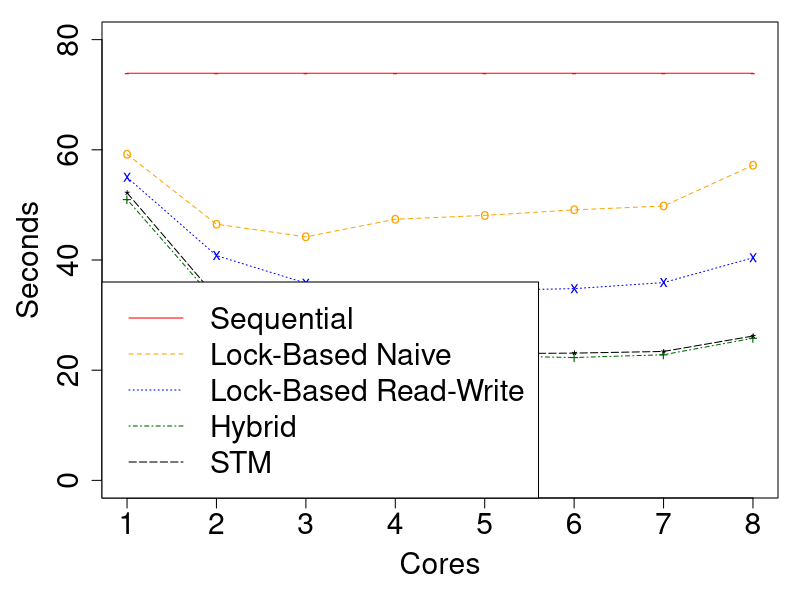

The R source for this figure:
png("sir_varyingcores_constgrid.png", width = 700, height = 700)
par(mar=c(5,5,1,1)+.1)

cores   <- c(1,2,3,4,5,6,7,8)
seq     <- c(73.9, 73.9, 73.9, 73.9, 73.9, 73.9, 73.9, 73.9)
lbNaive <- c(59.2, 46.5, 44.2, 47.4, 48.1, 49.1, 49.8, 57.2)
lbRw    <- c(55.0, 40.8, 35.8, 34.0, 34.5, 34.8, 35.9, 40.4)
hyb     <- c(51.0, 32.4, 25.5, 22.7, 22.6, 22.3, 22.8, 25.8)
stm     <- c(52.2, 33.2, 26.4, 23.3, 23.0, 23.1, 23.4, 26.2)

#dev.new(width = 500, height = 500, unit = "px")
plot(cores, seq, type="o", col="red", pch="-", lty=1,
     xlab = "Cores", 
     ylab = "Seconds",
     ylim=c(0,80),
     cex.lab=1.8, cex.axis=1.8, cex.main=1.8, cex.sub=1.8)

points(cores, lbNaive, col="orange", pch="o")
lines(cores, lbNaive, col="orange",lty=2)

points(cores, lbRw, col="blue", pch="x")
lines(cores, lbRw, col="blue",lty=3)

points(cores, hyb, col="dark green",pch="+")
lines(cores, hyb, col="dark green", lty=4)

points(cores, stm, col="black",pch="*")
lines(cores, stm, col="black", lty=5)

legend("bottomleft", 
      legend=c("Sequential",
               "Lock-Based Naive",
               "Lock-Based Read-Write",
               "Hybrid", 
               "STM"), 
      col=c("red", "orange", "blue", "dark green", "black"),
      lty=c(1,2,3,4, 5),
      xpd=TRUE,
      cex = 1.8)

# 3. Close the file
dev.off()
